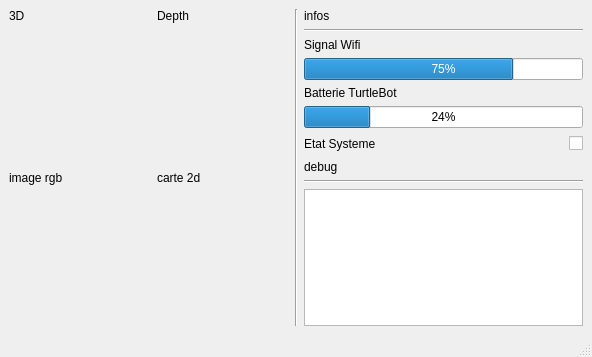
<?xml version="1.0" encoding="UTF-8"?>
<ui version="4.0">
 <class>MainWindow</class>
 <widget class="QMainWindow" name="MainWindow">
  <property name="geometry">
   <rect>
    <x>0</x>
    <y>0</y>
    <width>592</width>
    <height>357</height>
   </rect>
  </property>
  <property name="windowTitle">
   <string>MainWindow</string>
  </property>
  <widget class="QWidget" name="centralwidget">
   <layout class="QGridLayout" name="gridLayout">
    <item row="3" column="0">
     <layout class="QGridLayout" name="gridLayout_2">
      <item row="1" column="2">
       <spacer name="verticalSpacer_3">
        <property name="orientation">
         <enum>Qt::Vertical</enum>
        </property>
        <property name="sizeHint" stdset="0">
         <size>
          <width>20</width>
          <height>40</height>
         </size>
        </property>
       </spacer>
      </item>
      <item row="2" column="0">
       <widget class="QLabel" name="image_rgb">
        <property name="text">
         <string>image rgb</string>
        </property>
       </widget>
      </item>
      <item row="0" column="0">
       <widget class="QLabel" name="troisD">
        <property name="text">
         <string>3D</string>
        </property>
       </widget>
      </item>
      <item row="3" column="2">
       <spacer name="verticalSpacer_4">
        <property name="orientation">
         <enum>Qt::Vertical</enum>
        </property>
        <property name="sizeHint" stdset="0">
         <size>
          <width>20</width>
          <height>40</height>
         </size>
        </property>
       </spacer>
      </item>
      <item row="2" column="2">
       <widget class="QLabel" name="carte2d">
        <property name="text">
         <string>carte 2d</string>
        </property>
       </widget>
      </item>
      <item row="0" column="2">
       <widget class="QLabel" name="depth">
        <property name="text">
         <string>Depth</string>
        </property>
       </widget>
      </item>
      <item row="2" column="1">
       <spacer name="horizontalSpacer">
        <property name="orientation">
         <enum>Qt::Horizontal</enum>
        </property>
        <property name="sizeHint" stdset="0">
         <size>
          <width>40</width>
          <height>20</height>
         </size>
        </property>
       </spacer>
      </item>
      <item row="2" column="3">
       <spacer name="horizontalSpacer_2">
        <property name="orientation">
         <enum>Qt::Horizontal</enum>
        </property>
        <property name="sizeHint" stdset="0">
         <size>
          <width>40</width>
          <height>20</height>
         </size>
        </property>
       </spacer>
      </item>
     </layout>
    </item>
    <item row="3" column="3">
     <layout class="QVBoxLayout" name="verticalLayout">
      <item>
       <widget class="QLabel" name="infos">
        <property name="text">
         <string>infos</string>
        </property>
       </widget>
      </item>
      <item>
       <widget class="Line" name="line_3">
        <property name="orientation">
         <enum>Qt::Horizontal</enum>
        </property>
       </widget>
      </item>
      <item>
       <widget class="QLabel" name="label_3">
        <property name="text">
         <string>Signal Wifi</string>
        </property>
       </widget>
      </item>
      <item>
       <widget class="QProgressBar" name="wifi">
        <property name="value">
         <number>75</number>
        </property>
        <property name="alignment">
         <set>Qt::AlignRight|Qt::AlignTrailing|Qt::AlignVCenter</set>
        </property>
        <property name="textVisible">
         <bool>true</bool>
        </property>
       </widget>
      </item>
      <item>
       <widget class="QLabel" name="label_2">
        <property name="text">
         <string>Batterie TurtleBot</string>
        </property>
       </widget>
      </item>
      <item>
       <widget class="QProgressBar" name="batterie">
        <property name="value">
         <number>24</number>
        </property>
        <property name="alignment">
         <set>Qt::AlignRight|Qt::AlignTrailing|Qt::AlignVCenter</set>
        </property>
        <property name="orientation">
         <enum>Qt::Horizontal</enum>
        </property>
        <property name="invertedAppearance">
         <bool>false</bool>
        </property>
        <property name="textDirection">
         <enum>QProgressBar::TopToBottom</enum>
        </property>
       </widget>
      </item>
      <item>
       <layout class="QGridLayout" name="gridLayout_3">
        <item row="0" column="2">
         <widget class="QCheckBox" name="checkBox">
          <property name="enabled">
           <bool>true</bool>
          </property>
          <property name="mouseTracking">
           <bool>true</bool>
          </property>
          <property name="text">
           <string/>
          </property>
          <property name="checkable">
           <bool>false</bool>
          </property>
         </widget>
        </item>
        <item row="0" column="0">
         <widget class="QLabel" name="label">
          <property name="text">
           <string>Etat Systeme</string>
          </property>
         </widget>
        </item>
        <item row="0" column="1">
         <spacer name="horizontalSpacer_3">
          <property name="orientation">
           <enum>Qt::Horizontal</enum>
          </property>
          <property name="sizeHint" stdset="0">
           <size>
            <width>40</width>
            <height>20</height>
           </size>
          </property>
         </spacer>
        </item>
       </layout>
      </item>
      <item>
       <widget class="QLabel" name="debug">
        <property name="text">
         <string>debug</string>
        </property>
       </widget>
      </item>
      <item>
       <widget class="Line" name="line_2">
        <property name="orientation">
         <enum>Qt::Horizontal</enum>
        </property>
       </widget>
      </item>
      <item>
       <widget class="QTextBrowser" name="textBrowser"/>
      </item>
     </layout>
    </item>
    <item row="3" column="2">
     <widget class="Line" name="line">
      <property name="orientation">
       <enum>Qt::Vertical</enum>
      </property>
     </widget>
    </item>
   </layout>
  </widget>
  <widget class="QMenuBar" name="menubar">
   <property name="enabled">
    <bool>false</bool>
   </property>
   <property name="geometry">
    <rect>
     <x>0</x>
     <y>0</y>
     <width>592</width>
     <height>21</height>
    </rect>
   </property>
  </widget>
  <widget class="QStatusBar" name="statusbar">
   <property name="enabled">
    <bool>false</bool>
   </property>
  </widget>
 </widget>
 <resources/>
 <connections/>
</ui>
